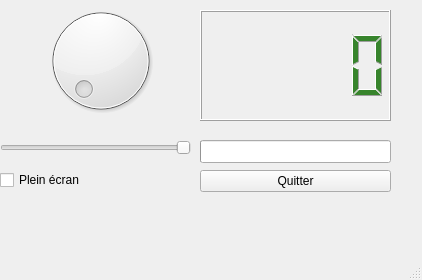
<?xml version="1.0" encoding="UTF-8"?>
<ui version="4.0">
 <class>MainWindow</class>
 <widget class="QMainWindow" name="MainWindow">
  <property name="geometry">
   <rect>
    <x>0</x>
    <y>0</y>
    <width>422</width>
    <height>280</height>
   </rect>
  </property>
  <property name="windowTitle">
   <string>Afficheur de valeur</string>
  </property>
  <widget class="QWidget" name="centralWidget">
   <widget class="QPushButton" name="quitButton">
    <property name="geometry">
     <rect>
      <x>200</x>
      <y>170</y>
      <width>191</width>
      <height>22</height>
     </rect>
    </property>
    <property name="text">
     <string>Quitter</string>
    </property>
   </widget>
   <widget class="QLCDNumber" name="lcdNumber">
    <property name="geometry">
     <rect>
      <x>200</x>
      <y>10</y>
      <width>191</width>
      <height>111</height>
     </rect>
    </property>
    <property name="minimumSize">
     <size>
      <width>0</width>
      <height>111</height>
     </size>
    </property>
    <property name="maximumSize">
     <size>
      <width>191</width>
      <height>111</height>
     </size>
    </property>
    <property name="palette">
     <palette>
      <active>
       <colorrole role="WindowText">
        <brush brushstyle="SolidPattern">
         <color alpha="255">
          <red>55</red>
          <green>132</green>
          <blue>44</blue>
         </color>
        </brush>
       </colorrole>
      </active>
      <inactive>
       <colorrole role="WindowText">
        <brush brushstyle="SolidPattern">
         <color alpha="255">
          <red>55</red>
          <green>132</green>
          <blue>44</blue>
         </color>
        </brush>
       </colorrole>
      </inactive>
      <disabled>
       <colorrole role="WindowText">
        <brush brushstyle="SolidPattern">
         <color alpha="255">
          <red>190</red>
          <green>190</green>
          <blue>190</blue>
         </color>
        </brush>
       </colorrole>
      </disabled>
     </palette>
    </property>
   </widget>
   <widget class="QCheckBox" name="fullScreen">
    <property name="geometry">
     <rect>
      <x>0</x>
      <y>170</y>
      <width>101</width>
      <height>20</height>
     </rect>
    </property>
    <property name="text">
     <string>Plein écran</string>
    </property>
   </widget>
   <widget class="QDial" name="dial">
    <property name="geometry">
     <rect>
      <x>30</x>
      <y>0</y>
      <width>141</width>
      <height>121</height>
     </rect>
    </property>
    <property name="maximum">
     <number>100</number>
    </property>
   </widget>
   <widget class="QSlider" name="horizontalSlider">
    <property name="geometry">
     <rect>
      <x>0</x>
      <y>140</y>
      <width>191</width>
      <height>16</height>
     </rect>
    </property>
    <property name="maximum">
     <number>100</number>
    </property>
    <property name="orientation">
     <enum>Qt::Horizontal</enum>
    </property>
    <property name="invertedAppearance">
     <bool>true</bool>
    </property>
   </widget>
   <widget class="QProgressBar" name="progressBar">
    <property name="geometry">
     <rect>
      <x>200</x>
      <y>140</y>
      <width>191</width>
      <height>23</height>
     </rect>
    </property>
    <property name="cursor">
     <cursorShape>ArrowCursor</cursorShape>
    </property>
    <property name="mouseTracking">
     <bool>false</bool>
    </property>
    <property name="statusTip">
     <string/>
    </property>
    <property name="whatsThis">
     <string/>
    </property>
    <property name="accessibleName">
     <string/>
    </property>
    <property name="accessibleDescription">
     <string/>
    </property>
    <property name="styleSheet">
     <string notr="true"/>
    </property>
    <property name="textVisible">
     <bool>true</bool>
    </property>
    <property name="orientation">
     <enum>Qt::Horizontal</enum>
    </property>
    <property name="invertedAppearance">
     <bool>false</bool>
    </property>
    <property name="textDirection">
     <enum>QProgressBar::TopToBottom</enum>
    </property>
    <property name="format">
     <string>Valeur reçue : %p%</string>
    </property>
   </widget>
  </widget>
  <widget class="QMenuBar" name="menuBar">
   <property name="geometry">
    <rect>
     <x>0</x>
     <y>0</y>
     <width>422</width>
     <height>27</height>
    </rect>
   </property>
  </widget>
  <widget class="QStatusBar" name="statusBar"/>
 </widget>
 <layoutdefault spacing="6" margin="11"/>
 <resources/>
 <connections>
  <connection>
   <sender>quitButton</sender>
   <signal>clicked()</signal>
   <receiver>MainWindow</receiver>
   <slot>close()</slot>
   <hints>
    <hint type="sourcelabel">
     <x>320</x>
     <y>205</y>
    </hint>
    <hint type="destinationlabel">
     <x>336</x>
     <y>211</y>
    </hint>
   </hints>
  </connection>
  <connection>
   <sender>dial</sender>
   <signal>valueChanged(int)</signal>
   <receiver>lcdNumber</receiver>
   <slot>display(int)</slot>
   <hints>
    <hint type="sourcelabel">
     <x>115</x>
     <y>80</y>
    </hint>
    <hint type="destinationlabel">
     <x>323</x>
     <y>75</y>
    </hint>
   </hints>
  </connection>
  <connection>
   <sender>dial</sender>
   <signal>valueChanged(int)</signal>
   <receiver>progressBar</receiver>
   <slot>setValue(int)</slot>
   <hints>
    <hint type="sourcelabel">
     <x>153</x>
     <y>127</y>
    </hint>
    <hint type="destinationlabel">
     <x>271</x>
     <y>169</y>
    </hint>
   </hints>
  </connection>
  <connection>
   <sender>dial</sender>
   <signal>valueChanged(int)</signal>
   <receiver>horizontalSlider</receiver>
   <slot>setValue(int)</slot>
   <hints>
    <hint type="sourcelabel">
     <x>111</x>
     <y>103</y>
    </hint>
    <hint type="destinationlabel">
     <x>147</x>
     <y>179</y>
    </hint>
   </hints>
  </connection>
 </connections>
</ui>
